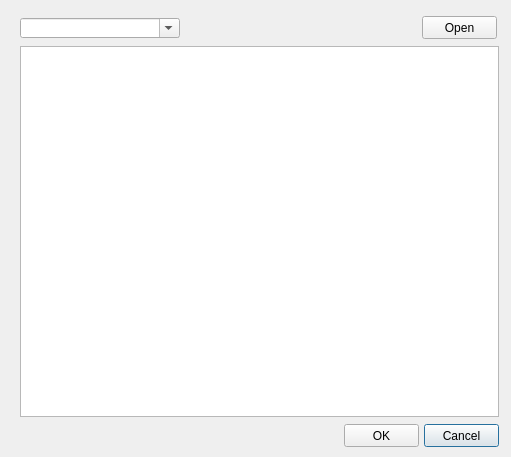
<?xml version="1.0" encoding="UTF-8"?>
<ui version="4.0">
 <class>workcat_management</class>
 <widget class="QDialog" name="workcat_management">
  <property name="geometry">
   <rect>
    <x>0</x>
    <y>0</y>
    <width>511</width>
    <height>457</height>
   </rect>
  </property>
  <property name="windowTitle">
   <string>Workcat management</string>
  </property>
  <widget class="QPushButton" name="btn_cancel">
   <property name="geometry">
    <rect>
     <x>424</x>
     <y>424</y>
     <width>75</width>
     <height>23</height>
    </rect>
   </property>
   <property name="text">
    <string>Cancel</string>
   </property>
  </widget>
  <widget class="QPushButton" name="btn_accept">
   <property name="geometry">
    <rect>
     <x>344</x>
     <y>424</y>
     <width>75</width>
     <height>23</height>
    </rect>
   </property>
   <property name="text">
    <string>OK</string>
   </property>
  </widget>
  <widget class="QPushButton" name="btn_open">
   <property name="geometry">
    <rect>
     <x>422</x>
     <y>16</y>
     <width>75</width>
     <height>23</height>
    </rect>
   </property>
   <property name="text">
    <string>Open</string>
   </property>
  </widget>
  <widget class="QTableView" name="tbl_psm">
   <property name="geometry">
    <rect>
     <x>20</x>
     <y>46</y>
     <width>479</width>
     <height>371</height>
    </rect>
   </property>
   <property name="sortingEnabled">
    <bool>true</bool>
   </property>
  </widget>
  <widget class="QComboBox" name="workcat_id">
   <property name="geometry">
    <rect>
     <x>20</x>
     <y>18</y>
     <width>160</width>
     <height>20</height>
    </rect>
   </property>
   <property name="autoFillBackground">
    <bool>true</bool>
   </property>
   <property name="editable">
    <bool>true</bool>
   </property>
   <property name="maxVisibleItems">
    <number>8</number>
   </property>
   <property name="frame">
    <bool>true</bool>
   </property>
  </widget>
 </widget>
 <resources/>
 <connections/>
</ui>
